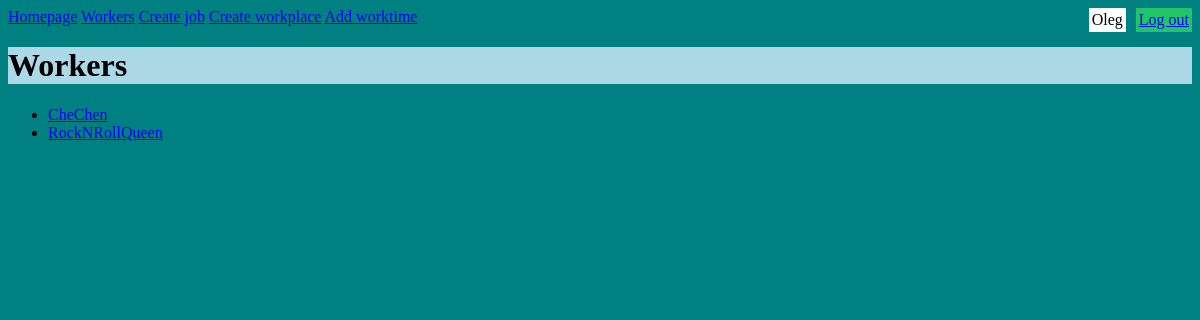
Before: /workers (signed in) with the older database file.
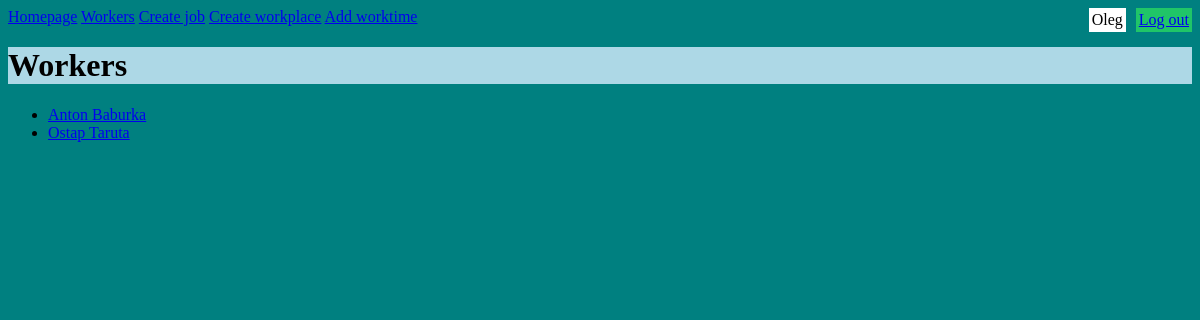
After: the same page with the newer database file.
### polls/models.py (models this page shows, shortened)
class Worker(models.Model):
    name = models.CharField(max_length=200)

### polls/views.py (the view)
# urls.py: path('workers', views.WorkersView.as_view(), name='workers'),
class WorkersView(generic.ListView):
    template_name = 'polls/workers.html'
    queryset = Worker.objects.order_by('name')
    context_object_name = 'workers_list'

### polls/templates/polls/workers.html
{% extends 'polls/base.html' %}
{% load i18n %}
{% block content %}
<h1>{% trans "Workers" %}</h1>
{% if workers_list %}
<ul>
    {% for worker in workers_list %}
        <li><a href="{% url 'worker_details' worker.id %}">{{ worker.name }}</a></li>
    {% endfor %}
</ul>
{% else %}
<p>{% trans "No workers" %}</p>
{% endif %}
{% endblock %}

Changed rows visible on the page:
changed Worker: name "CheChen" → "Anton Baburka"
changed Worker: name "RockNRollQueen" → "Ostap Taruta"
